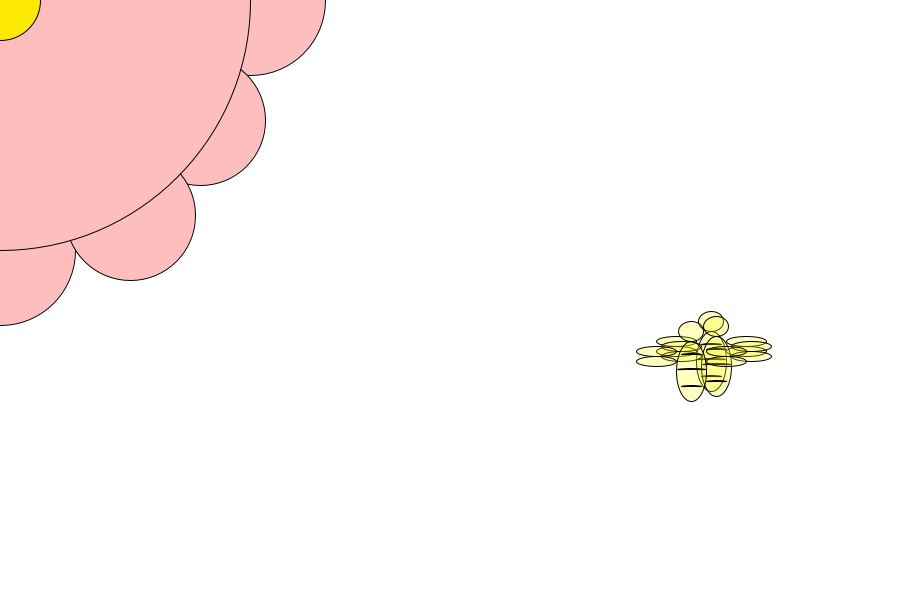
Frame 1 (no input)
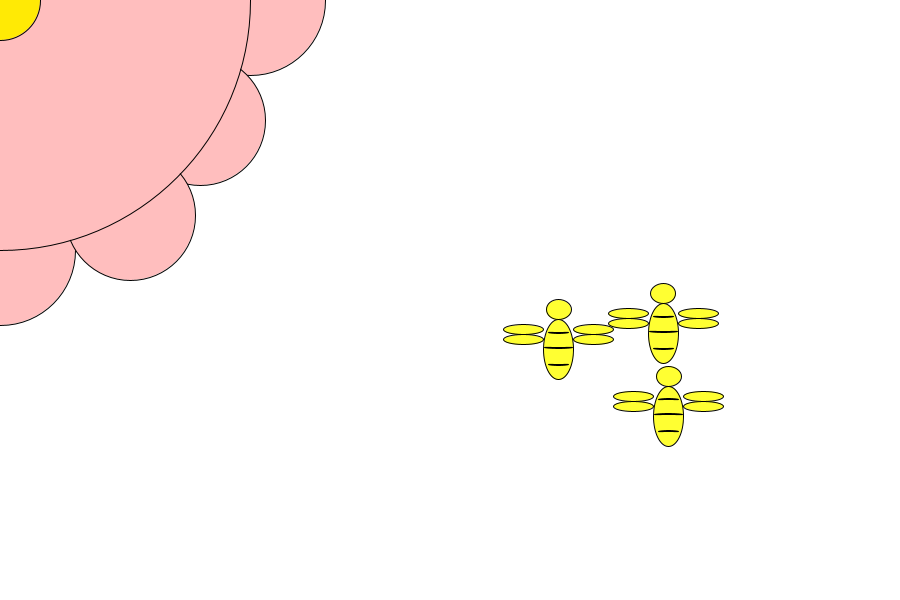
Frame 60 (the mouse pressed at the canvas centre just before this capture)
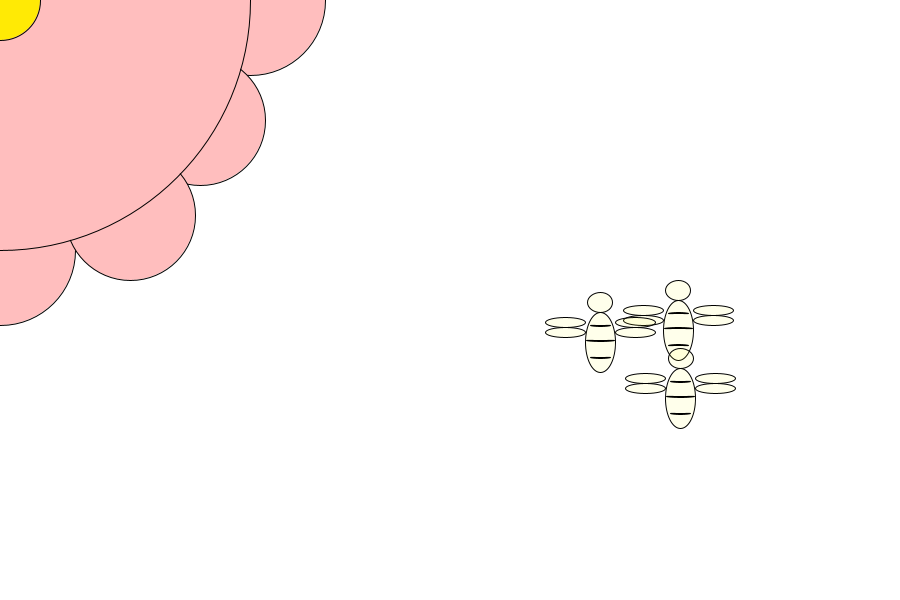
Frame 120 (the mouse held since frame 60 and released just before this capture)

The Processing sketch that drew these frames (run headless with seeded random() and noise(); from frame 60 on, the mouse is pressed at the canvas centre):

// Processing sketch: processing_42294
// ── processing_42294.pde

//author:robertlun,ncku arch
//purpose: hw2,"a window with a view" 
//concept:try to create tree crazy bees!
//reference:(1)example from 簡聖芬老師(2)www.openprocessing.org/visuals/?visualID=11144

//initial setting
void setup()
{ size(900, 600);
  stroke(0);
background(255);
 smooth();
  frameRate(24);
 
}
//variables
float a=second();
float b=second();
float c=second();
float d=second();
float e=second();
float f=second();
int r=5;
//bees
void bee(){
  ellipse(445+c+5*r,295+d+50,30,60);
  ellipse(445+c+5*r,255+d+50,25,20);
  ellipse(410+c+5*r,275+d+50,40,10);
  ellipse(480+c+5*r,275+d+50,40,10);
  ellipse(410+c+5*r,285+d+50,40,10);
  ellipse(480+c+5*r,285+d+50,40,10);
  ellipse(445+c+5*r,278+d+50,20,1);
  ellipse(445+c+5*r,293+d+50,28,1);
  ellipse(445+c+5*r,310+d+50,20,1);
}
void bee3(){ 
  ellipse(420+e+5*r,300+f+50,30,60);
  ellipse(420+e+5*r,260+f+50,25,20);
  ellipse(385+e+5*r,280+f+50,40,10);
  ellipse(455+e+5*r,280+f+50,40,10);
  ellipse(385+e+5*r,290+f+50,40,10);
  ellipse(455+e+5*r,290+f+50,40,10);
  ellipse(420+e+5*r,283+f+50,20,1);
  ellipse(420+e+5*r,298+f+50,28,1);
  ellipse(420+e+5*r,315+f+50,20,1);
}
void bee2(){
  ellipse(440+a+5*r,290+b+50,30,60);
  ellipse(440+a+5*r,250+b+50,25,20);
  ellipse(405+a+5*r,270+b+50,40,10);
  ellipse(475+a+5*r,270+b+50,40,10);
  ellipse(405+a+5*r,280+b+50,40,10);
  ellipse(475+a+5*r,280+b+50,40,10);
  ellipse(440+a+5*r,273+b+50,20,1);
  ellipse(440+a+5*r,288+b+50,28,1);
  ellipse(440+a+5*r,305+b+50,20,1);
}

//main funtion to draw
void draw(){
  background(255);
  fill(255,190,190);
  ellipse(250,0,150,150);
  ellipse(0,250,150,150);
  ellipse(200,120,130,130);
  ellipse(130,215,130,130);
  ellipse(0,0,500,500);
   fill(255,234,5);
  ellipse(0,0,80,80);
 stroke(0);
 //line 
  fill(random(255,250),random(255,250),random(0,10),random(0,255));
  r=r+45;
  if (r>10)
  {bee2();
  bee();
   bee3();
 r=0;}
  a=a+random(-10,10);
  b=b+random(-5,5);
  c=c=random(-12,12);
  d=d+random(-10,10);
  e=e+random(-18,18);
  f=f=random(-10,10);
}
